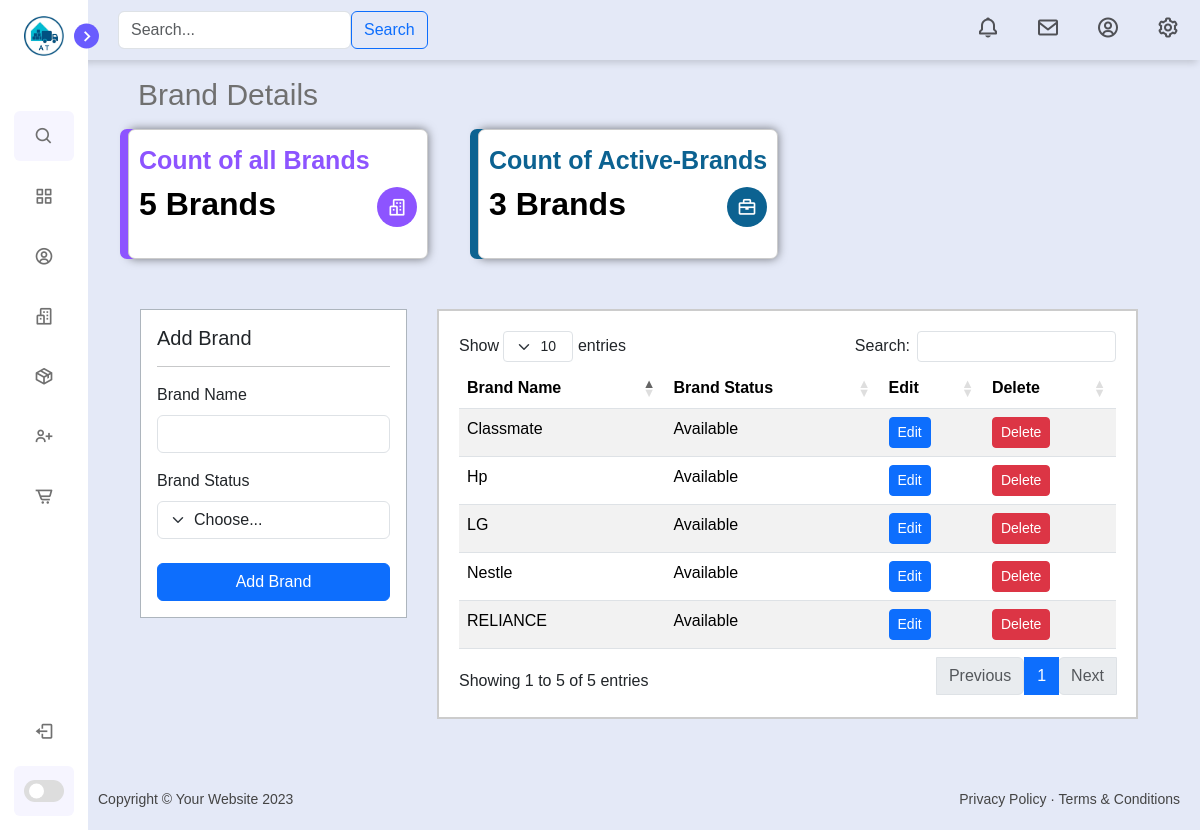
The page /brand (signed in) on the database its author committed.
### dashboard/models.py (models this page shows, shortened)
class Brand(models.Model):
    brand_name = models.CharField(max_length=100, null=False, blank=False)
    STATUS_CHOICES = (
        ('Available', 'Available'),
        ('Not-Available', 'Not-Available'),
    )
    status = models.CharField(max_length=15, choices=STATUS_CHOICES, null=False, blank=False)

### dashboard/views.py (the view)
# urls.py: path('brand', views.brand, name="dashboard-brand"),
@login_required
def brand(request):
    brands = Brand.objects.all()
    brand_count = brands.count()
    form = BrandForm()
    if request.method == 'POST':
        form = BrandForm(request.POST)
        if form.is_valid():
            brand = form.save()
            return redirect('dashboard-brand')
    context = {
        'brands': brands,
        'brand_count': brand_count,
        'form': form,
    }
    return render(request, "dashboard/brand.html", context)

### dashboard/forms.py
class BrandForm(forms.ModelForm):
    class Meta:
        model = Brand
        fields = ['brand_name', 'status']

### templates/dashboard/brand.html (shortened to what this page needs)
{% extends "partials/base.html" %}
{% load static %}
{% block body %}
<section class="home">
    {% include "partials/navbar.html" %}
    <div class="text">Brand Details</div>
    <div class="brand-container">
        <div class="brand-card-box">
            <div class="brand-card-container">
                <div class="brand-card">
                    <a href="#">
                        <div class="brand-card-content">
                            <h3>Count of all Brands</h3>
                            <h2>{{ brand_count }} Brands</h2>
                            <div class="brand-card-icon" style="background-color: #8D54FF;">
                                <i class='bx bx-buildings'></i>
                            </div>
                        </div>
                    </a>
                </div>
                <div class="brand-card">
                    <a href="#">
                        <div class="brand-card-content">
                            <h3>Count of Active-Brands</h3>
                            <h2>3 Brands</h2>
                            <div class="brand-card-icon" style="background-color: #0C6291;">
                                <i class='bx bx-briefcase'></i>
                            </div>
                        </div>
                    </a>
                </div>
            </div>
        </div>
    </div>
    <div class="container" style="margin: 0;">
        <div class="brand-content">
            <div class="brand-form">
                <div class="border border-dark-subtle bg-white p-3">
                    <h5>Add Brand</h5>
                    <hr>
                    <form method="POST">
                        <div class="mb-3">
                            <label for="id_name" class="form-label">Brand Name</label>
                            <input type="text" class="form-control" id="id_name" name="brand_name" aria-describedby="emailHelp">
                        </div>
                        <div class="mb-4">
                            <label for="id_status" class="form-label">Brand Status</label>
                            <select class="form-select" id="id_status" name="status" aria-label="Default select example">
                                <option selected>Choose...</option>
                            </select>
                        </div>
                        <div class="d-grid gap-2">
                            <button class="btn btn-primary" type="submit">Add Brand</button>
                        </div>
                    </form>
                </div>
            </div>
            <div class="brand-table" style="background-color: white;">
                <table id="example" class="table table-striped nowrap" style="width:100%">
                    <thead style="background: #0d6efd;">
                        <tr>
                            <th>Brand Name</th>
                            <th>Brand Status</th>
                            <th>Edit</th>
                            <th>Delete</th>
                        </tr>
                    </thead>
                    <tbody>
                        {% for brand in brands %}
                            <tr>
                                <td>{{ brand.brand_name }}</td>
                                <td>{{ brand.status }}</td>
                                <td><a class="btn btn-primary btn-sm" href="{% url 'dashboard-brand-update' brand.id %}">Edit</a></td>
                                <td><a class="btn btn-danger btn-sm" href="{% url 'dashboard-brand-delete' brand.id %}">Delete</a></td>
                            </tr>
                        {% endfor %}
                    </tbody>
                </table>
            </div>
        </div>
    </div>
    <footer>
        <div class="footer-left">
            Copyright © Your Website 2023
        </div>
        <div class="footer-right">
            <a href="#">Privacy Policy</a> · <a href="#">Terms & Conditions</a>
        </div>
    </footer>
</section>
{% endblock body %}

### static/css/base.css (style rules this page uses)
* { margin: 0; padding: 0; box-sizing: border-box; font-family: 'Poppins', sans-serif; }
:root { --body-color: #E4E9F7; --sidebar-color: #FFF; --primary-color: #695CFE; --primary-color-light: #F6F5FF; --toggle-color: #DDD; --text-color: #707070; --tran-03: all 0.2s ease; --tran-03: all 0.3s ease; --tran-04: all 0.3s ease; --tran-05: all 0.3s ease; }
body { margin: 0; padding: 0; min-height: 100vh; background-color: var(--body-color) !important; transition: var(--tran-05); }

### static/css/index.css (style rules this page uses)
.home { position: absolute; top: 0; top: 0; left: 250px; height: 100vh; width: calc(100% - 250px); background-color: var(--body-color); transition: var(--tran-05); }
.home .text { font-size: 30px; font-weight: 500; color: var(--text-color); padding: 12px 60px; }
.sidebar.close~.home { left: 78px; height: 100vh; width: calc(100% - 78px); }
footer { display: flex; justify-content: space-between; background-color: var(--body-color); padding: 20px 20px; font-size: 14px; color: #444; }
.footer-left { flex: 1; }
.footer-right { flex: 1; text-align: right; }
.footer-right a { text-decoration: none; color: #444; transition: border-bottom 0.2s; }

### static/css/profile.css (style rules this page uses)
body { margin: 0; padding: 0; }

### static/css/user_forms.css (style rules this page uses)
.brand-card-box { width: 650px; height: 130px; margin-left: 50px; }
.brand-card-container { display: flex; justify-content: space-between; }
.brand-card { width: 300px; height: 130px; border: 1px solid #ccc; border-radius: 7px; position: relative; background-color: white; }
.brand-card-content h2 { margin: 10px; font-weight: 600; }
.brand-card-content h3 { margin-top: 15px; margin-left: 10px; font-weight: 600; font-size: 25px; color: #8D54FF; }
.brand-card:nth-child(2) h3 { color: #0C6291; }
.brand-card:nth-child(1) { box-shadow: -8px 0 0 #8D54FF, 0 0 10px rgba(0, 0, 0, 0.5); }
.brand-card:nth-child(2) { box-shadow: -8px 0 0 #0C6291, 0 0 10px rgba(0, 0, 0, 0.5); }
.brand-card-content .brand-card-icon { position: absolute; top: 60%; right: 10px; transform: translateY(-50%); width: 40px; height: 40px; border-radius: 50%; display: flex; justify-content: center; align-items: center; cursor: pointer; font-size: 20px; color: white; }
.brand-card a { text-decoration: none; color: black; }
.brand-content { display: flex; justify-content: space-between; margin: 50px; }
.brand-form { flex: 0 0 auto; margin-right: 30px; }
.brand-table { border: 2px solid #ccc; padding: 20px; width: 100%; background: white; }

### rows shown on the page
Brand: brand_name "Hp", status "Available"
Brand: brand_name "Nestle", status "Available"
Brand: brand_name "Classmate", status "Available"
Brand: brand_name "LG", status "Available"
Brand: brand_name "RELIANCE", status "Available"

### other values the page prints
{{ brand_count }} "5"
